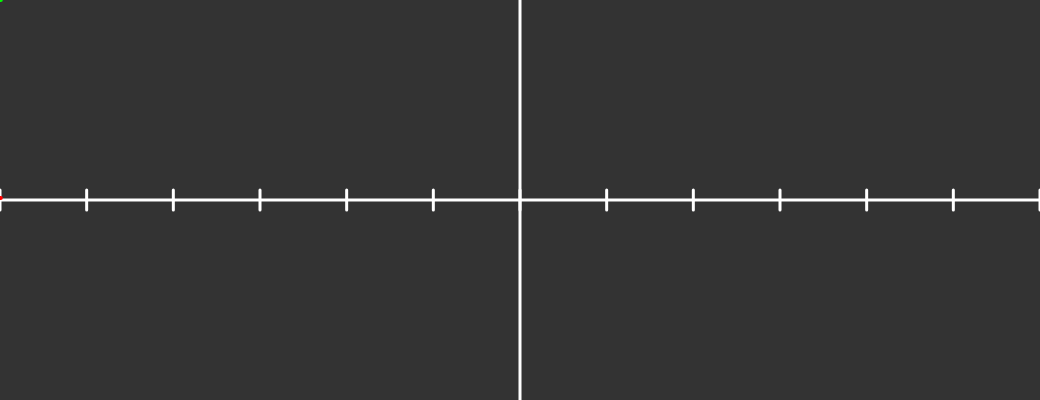
Frame 1 (no input)
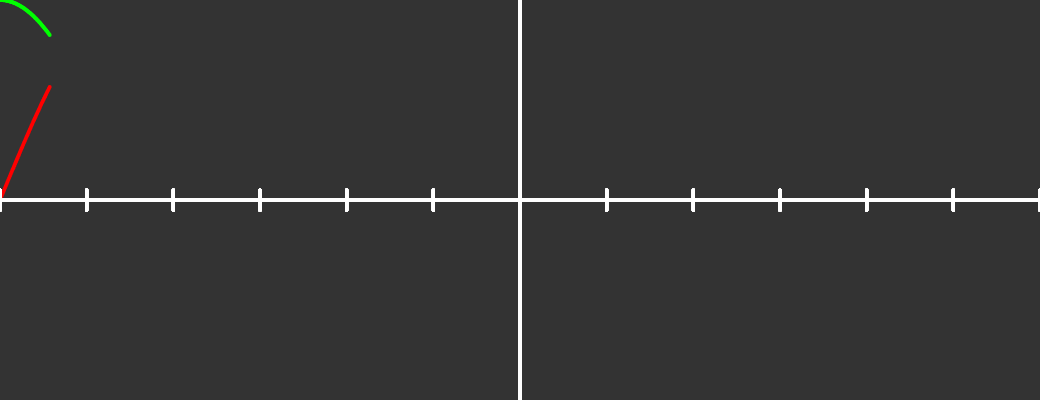
Frame 60 (no input)
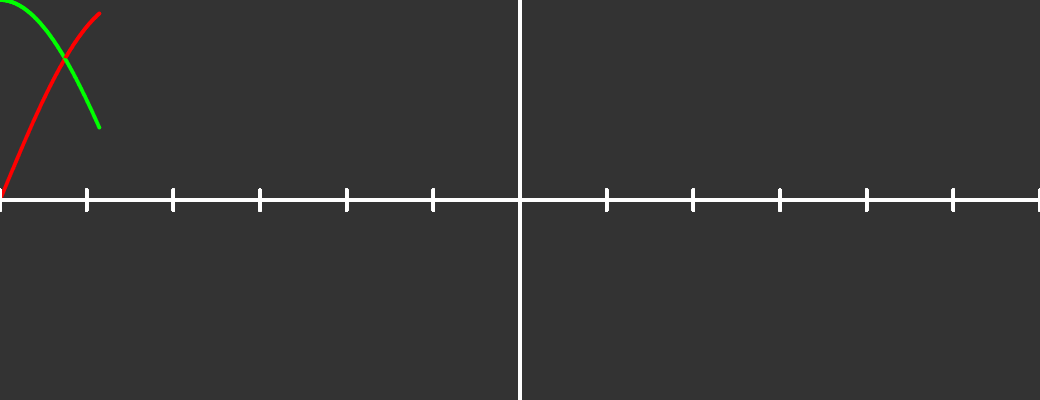
Frame 120 (the mouse pressed at the canvas centre since frame 60)

The p5.js sketch that drew these frames (run headless with seeded random() and noise() and a simulated clock; from frame 60 on, the mouse is pressed at the canvas centre):

// p5.js sketch
// ── sketch.js
var x

function setup () {
  createCanvas(1040, 400)
  background(51)
  x = -2 * PI
}

function draw () {
  x += 0.01
  stroke(255)
  strokeWeight(3)
  line(0, height / 2, width, height / 2)
  line(width / 2, 0, width / 2, height)
  strokeWeight(3)
    // draw ticks
  for (var i = -2 * PI; i < 2 * PI; i += PI / 3) {
    var xTick = map(i, -2 * PI, 2 * PI, 0, width)
    line(xTick, height / 2 - 10, xTick, height / 2 + 10)
  }

  noStroke()
  fill(255, 0, 0, 255)
  ellipse(map(x, -2 * PI, 2 * PI, 0, width), map(sin(x), -1, 1, height, 0), 4, 4)

  fill(0, 255, 0, 255)
  ellipse(map(x, -2 * PI, 2 * PI, 0, width), map(cos(x), -1, 1, height, 0), 4, 4)
}
